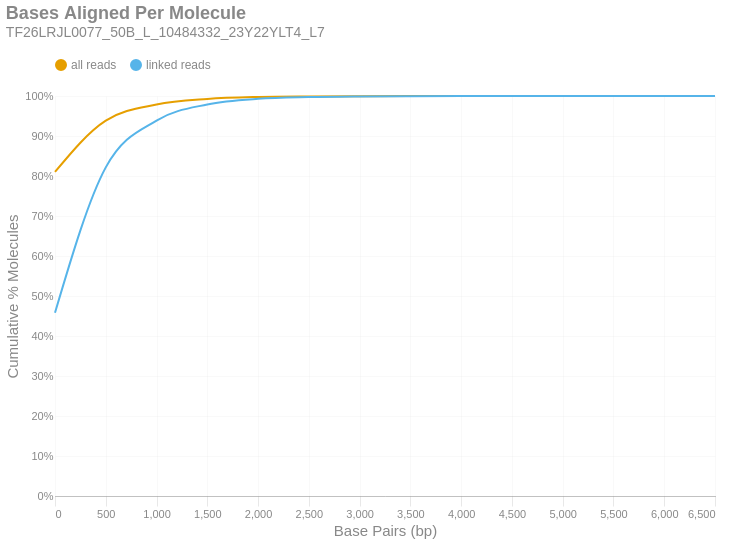

Here is the notebook cell this chart was saved with:
### Markdown cell above
### Bases Aligned Per Molecule
This is a cumulative frequency distribution showing the number of base pairs aligned per unique molecule. These data are shown in 500 bp bins. There are two distributions: one with `all reads` (yellow) and another with only `linked reads` (blue). The percent of molecules in the `linked reads` distribution is relative to the total number of linked molecules.

### Code cell
if SKIPLR:
    print_html(f"Skipped")
else:
    binned_df = consolidated_hist(valids['aligned_bp'], mask, 500, True)
    with SafeRender(binned_df):
        (
            density_plot(binned_df, 'Bases Aligned Per Molecule', samplename, 'basesper')
            .encode(
                x=alt.X('bin:Q', title="Base Pairs (bp)").axis(tickMinStep=500).scale(padding=0),
                y=alt.Y('value:Q', title='Cumulative % Molecules')
                    .axis(format='%')
                    .scale(domain = [0,1])
                    .stack(False),
                color=alt.Color("key:N").scale(domain = ["all reads", "linked reads"]),
                tooltip = [
                    alt.Tooltip("key:N", title = "Data Type"),
                    alt.Tooltip("range_label:N", title="Bases Aligned Per Molecule"),
                    alt.Tooltip("value:Q", format = ".2%", title="% Molecules (Cum.)")
                ]
            )
        ).display()

### Figure 1 — Vega-Lite specification as saved in the notebook (floating-point values rounded to 4 significant figures)
{"width": "container", "height": 400, "config": {"title": {"anchor": "start", "dy": -15, "fontSize": 18, "color": "#888888", "subtitleColor": "#888888", "subtitleFontSize": 14}, "arc": {"fill": "#0072B2"}, "axis": {"domainColor": "#888888", "domainWidth": 0.5, "gridWidth": 0.2, "grid": false, "titleFontWeight": 400, "titleFontSize": 15, "labelFontSize": 11, "labelColor": "#888888", "tickColor": "#888888", "tickWidth": 0.2, "titleColor": "#888888"}, "axisBand": {"grid": false}, "axisX": {"grid": true, "tickSize": 10, "domainCap": "round"}, "axisY": {"domain": false, "grid": true, "tickSize": 0, "domainCap": "round"}, "background": "transparent", "header": {"labelFontSize": 15, "labelColor": "#888888", "titleFontSize": 15, "titleFontWeight": 600, "titleColor": "#888888"}, "legend": {"labelFont": "sans-serif", "labelFontSize": 12, "labelColor": "#888888", "symbolSize": 100, "symbolType": "circle", "titleFontSize": 12, "titlePadding": 10, "titleColor": "#888888", "title": null, "orient": "top"}, "range": {"category": ["#E69F00", "#56B4E9", "#009E73", "#F0E442", "#0072B2", "#D55E00", "#CC79A7", "#000000"], "diverging": ["#cfe8f3", "#a2d4ec", "#73bfe2", "#46abdb", "#1696d2", "#12719e"]}, "area": {"fill": "#0072B2", "fillOpacity": 0.7, "line": true, "strokeOpacity": 0.7}, "line": {"color": "#0072B2", "stroke": "#0072B2", "strokeWidth": 2}, "trail": {"color": "#0072B2", "stroke": "#0072B2", "strokeWidth": 0, "size": 1}, "point": {"filled": true, "fillOpacity": 1.0, "size": 95}, "text": {"color": "#888888", "fontSize": 11, "align": "right", "fontWeight": 400, "size": 11}, "bar": {"fill": "#0072B2", "stroke": null}, "view": {"stroke": null, "continuousWidth": 660, "continuousHeight": 400}}, "data": {"name": "data-02f890fead48a9ed999ee3da7cad76cf"}, "mark": {"type": "line", "interpolate": "monotone", "point": {"opacity": 0, "size": 275}}, "encoding": {"color": {"field": "key", "scale": {"domain": ["all reads", "linked reads"]}, "type": "nominal"}, "tooltip": [{"field": "key", "title": "Data Type", "type": "nominal"}, {"field": "range_label", "title": "Bases Aligned Per Molecule", "type": "nominal"}, {"field": "value", "format": ".2%", "title": "% Molecules (Cum.)", "type": "quantitative"}], "x": {"axis": {"tickMinStep": 500}, "field": "bin", "scale": {"padding": 0}, "title": "Base Pairs (bp)", "type": "quantitative"}, "y": {"axis": {"format": "%"}, "field": "value", "scale": {"domain": [0, 1]}, "stack": false, "title": "Cumulative % Molecules", "type": "quantitative"}}, "params": [{"name": "param_c36ac31b6afebe62", "select": {"type": "point", "fields": ["key"]}, "bind": "legend"}], "title": {"text": "Bases Aligned Per Molecule", "subtitle": "TF26LRJL0077_50B_L_10484332_23Y22YLT4_L7"}, "transform": [{"fold": ["all reads (cumsum)", "linked reads (cumsum)"]}, {"calculate": "replace(datum.key, ' (cumsum)', '')", "as": "key"}, {"filter": {"param": "param_c36ac31b6afebe62"}}], "usermeta": {"embedOptions": {"downloadFileName": "TF26LRJL0077_50B_L_10484332_23Y22YLT4_L7.basesper"}}, "$schema": "https://vega.github.io/schema/vega-lite/v6.4.1.json", "datasets": {"data-02f890fead48a9ed999ee3da7cad76cf": [{"bin": "0.0", "interval": "0.0-500.0", "all reads": 0.8101, "linked reads": 0.4581, "all reads (cumsum)": 0.8101, "linked reads (cumsum)": 0.4581, "range_label": "0-499"}, {"bin": "500.0", "interval": "500.0-1000.0", "all reads": 0.1284, "linked reads": 0.3634, "all reads (cumsum)": 0.9385, "linked reads (cumsum)": 0.8216, "range_label": "500-999"}, {"bin": "1000.0", "interval": "1000.0-1500.0", "all reads": 0.04042, "linked reads": 0.1171, "all reads (cumsum)": 0.9789, "linked reads (cumsum)": 0.9387, "range_label": "1000-1499"}, {"bin": "1500.0", "interval": "1500.0-2000.0", "all reads": 0.01381, "linked reads": 0.04015, "all reads (cumsum)": 0.9927, "linked reads (cumsum)": 0.9788, "range_label": "1500-1999"}, {"bin": "2000.0", "interval": "2000.0-2500.0", "all reads": 0.004831, "linked reads": 0.01405, "all reads (cumsum)": 0.9976, "linked reads (cumsum)": 0.9929, "range_label": "2000-2499"}, {"bin": "2500.0", "interval": "2500.0-3000.0", "all reads": 0.001489, "linked reads": 0.004332, "all reads (cumsum)": 0.999, "linked reads (cumsum)": 0.9972, "range_label": "2500-2999"}, {"bin": "3000.0", "interval": "3000.0-3500.0", "all reads": 0.0005774, "linked reads": 0.00168, "all reads (cumsum)": 0.9996, "linked reads (cumsum)": 0.9989, "range_label": "3000-3499"}, {"bin": "3500.0", "interval": "3500.0-4000.0", "all reads": 0.0002215, "linked reads": 0.0006444, "all reads (cumsum)": 0.9998, "linked reads (cumsum)": 0.9995, "range_label": "3500-3999"}, {"bin": "4000.0", "interval": "4000.0-4500.0", "all reads": 0.000106, "linked reads": 0.0003084, "all reads (cumsum)": 0.9999, "linked reads (cumsum)": 0.9999, "range_label": "4000-4499"}, {"bin": "4500.0", "interval": "4500.0-5000.0", "all reads": 3.48e-05, "linked reads": 0.0001013, "all reads (cumsum)": 1.0, "linked reads (cumsum)": 1.0, "range_label": "4500-4999"}, {"bin": "5000.0", "interval": "5000.0-5500.0", "all reads": 7.909e-06, "linked reads": 2.302e-05, "all reads (cumsum)": 1.0, "linked reads (cumsum)": 1.0, "range_label": "5000-5499"}, {"bin": "5500.0", "interval": "5500.0-6000.0", "all reads": 0.0, "linked reads": 0.0, "all reads (cumsum)": 1.0, "linked reads (cumsum)": 1.0, "range_label": "5500-5999"}, {"bin": "6000.0", "interval": "6000.0-6500.0", "all reads": 6.327e-06, "linked reads": 1.841e-05, "all reads (cumsum)": 1.0, "linked reads (cumsum)": 1.0, "range_label": "6000-6499"}, {"bin": "6500.0", "interval": "6500.0-7000.0", "all reads": 1.582e-06, "linked reads": 4.603e-06, "all reads (cumsum)": 1.0, "linked reads (cumsum)": 1.0, "range_label": "6500-6999"}]}}
